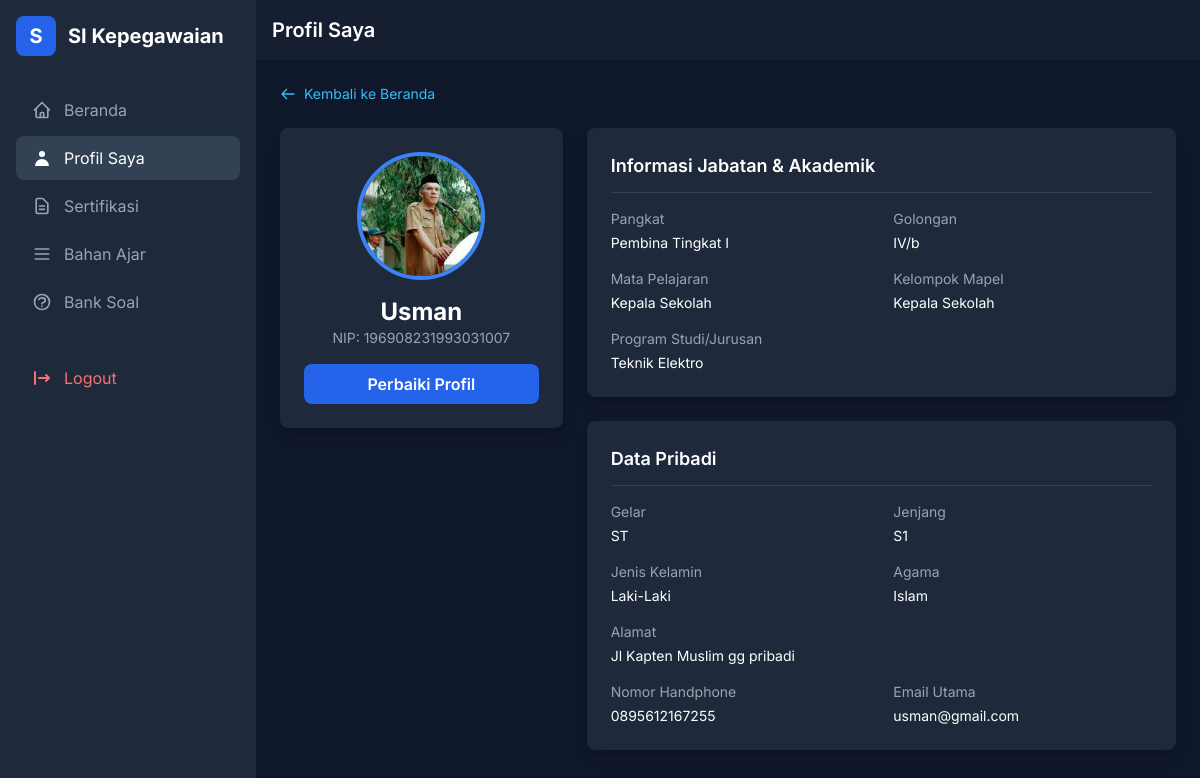
Page /guru/profileGuru.php (signed in) on the committed database.
### tables this page shows
CREATE TABLE `guru` (
  `id` int(11) NOT NULL,
  `name` varchar(100) NOT NULL,
  `gelar` varchar(100) DEFAULT NULL,
  `mata_pelajaran` varchar(100) DEFAULT NULL,
  `kelompok_mata_pelajaran` varchar(100) DEFAULT NULL,
  `jurusan` varchar(255) DEFAULT NULL,
  `jenis_kelamin` enum('Laki-Laki','Perempuan','Lainnya') DEFAULT NULL,
  `agama` varchar(50) DEFAULT NULL,
  `jenjang` varchar(50) DEFAULT NULL,
  `pangkat` varchar(50) DEFAULT NULL,
  `golongan` varchar(10) DEFAULT NULL,
  `nip` varchar(18) DEFAULT NULL,
  `email` varchar(100) NOT NULL,
  `email_pemulihan` varchar(100) DEFAULT NULL,
  `photo` varchar(255) DEFAULT NULL,
  `created_at` timestamp NOT NULL DEFAULT current_timestamp(),
  `updated_at` timestamp NOT NULL DEFAULT current_timestamp() ON UPDATE current_timestamp(),
  `password` varchar(255) NOT NULL,
  `alamat` text DEFAULT NULL,
  `no_hp` varchar(15) DEFAULT NULL
);

CREATE TABLE `guru_mapel` (
  `id` int(11) NOT NULL,
  `nama_mapel` varchar(255) NOT NULL
);

### guru/profileGuru.php (the view, shortened to what this page needs)
<?php
require '../db_connection.php';
$pageTitle = 'Profil Saya';
$userId = $_SESSION['user']['id'];
$stmt = $conn->prepare("
    SELECT g.*, gm.nama_mapel
    FROM guru g
    LEFT JOIN guru_mapel gm ON g.mata_pelajaran = gm.id
    WHERE g.id = ?
");
$stmt->bind_param("i", $userId);
$stmt->execute();
$result = $stmt->get_result();
$guru = $result->fetch_assoc();
$photo_db_path = $guru['photo'] ?? '';
$photo_url = 'uploads/default.jpg';
if (!empty($photo_db_path)) {
    if (file_exists($photo_db_path)) {
        $photo_url = htmlspecialchars($photo_db_path);
    } elseif (file_exists('../' . $photo_db_path)) {
        $photo_url = '../' . htmlspecialchars($photo_db_path);
    }
}
$nama = htmlspecialchars($guru['name'] ?? "Belum Diisi");
$gelar = htmlspecialchars($guru['gelar'] ?? "-");
$mata_pelajaran = htmlspecialchars($guru['nama_mapel'] ?? $guru['mata_pelajaran'] ?? "-");
$kelompok_mapel = htmlspecialchars($guru['kelompok_mata_pelajaran'] ?? "-");
$jurusan = htmlspecialchars($guru['jurusan'] ?? "-");
$jenis_kelamin = htmlspecialchars($guru['jenis_kelamin'] ?? "-");
$agama = htmlspecialchars($guru['agama'] ?? "-");
$jenjang = htmlspecialchars($guru['jenjang'] ?? "-");
$pangkat = htmlspecialchars($guru['pangkat'] ?? "-");
$golongan = htmlspecialchars($guru['golongan'] ?? "-");
$nip = htmlspecialchars($guru['nip'] ?? "-");
$email_utama = htmlspecialchars($guru['email'] ?? "-");
$alamat = htmlspecialchars($guru['alamat'] ?? "-");
$no_hp = htmlspecialchars($guru['no_hp'] ?? "-");
require_once 'layout/header.php';
require_once 'layout/sidebar.php';
?>
<div class="flex-1 flex flex-col">
    <header class="bg-slate-800/50 backdrop-blur-lg shadow-sm p-4 flex items-center justify-between sticky top-0 z-20">
        <h1 class="text-xl font-semibold text-white"><?php echo $pageTitle; ?></h1>
    </header>
    <main class="p-6 flex-grow">
        <div class="mb-6">
            <a href="index.php" class="flex items-center gap-2 text-sm text-sky-400 hover:text-sky-300">
                <svg class="h-4 w-4" fill="none" viewBox="0 0 24 24" stroke="currentColor"><path stroke-linecap="round" stroke-linejoin="round" stroke-width="2" d="M10 19l-7-7m0 0l7-7m-7 7h18" /></svg>
                Kembali ke Beranda
            </a>
        </div>
        <div class="grid grid-cols-1 lg:grid-cols-3 gap-6">
            <div class="lg:col-span-1 space-y-6">
                <div class="bg-slate-800 p-6 rounded-lg shadow-lg text-center">
                    <img src="<?php echo $photo_url; ?>" alt="Foto Profil" class="w-32 h-32 rounded-full object-cover mx-auto mb-4 border-4 border-blue-500">
                    <h2 class="text-2xl font-bold text-white"><?php echo $nama; ?></h2>
                    <p class="text-sm text-gray-400">NIP: <?php echo $nip; ?></p>
                    <a href="editProfile.php" class="mt-4 inline-block w-full bg-blue-600 text-white font-semibold px-4 py-2 rounded-lg hover:bg-blue-700 transition-colors">
                        Perbaiki Profil
                    </a>
                </div>
            </div>
            <div class="lg:col-span-2 space-y-6">
                <div class="bg-slate-800 p-6 rounded-lg shadow-lg">
                    <h3 class="text-lg font-semibold text-white border-b border-slate-700 pb-3 mb-4">Informasi Jabatan & Akademik</h3>
                    <dl class="grid grid-cols-1 sm:grid-cols-2 gap-x-6 gap-y-4 text-sm">
                        <div class="sm:col-span-1"><dt class="text-gray-400">Pangkat</dt><dd class="text-white mt-1"><?php echo $pangkat; ?></dd></div>
                        <div class="sm:col-span-1"><dt class="text-gray-400">Golongan</dt><dd class="text-white mt-1"><?php echo $golongan; ?></dd></div>
                        <div class="sm:col-span-1"><dt class="text-gray-400">Mata Pelajaran</dt><dd class="text-white mt-1"><?php echo $mata_pelajaran; ?></dd></div>
                        <div class="sm:col-span-1"><dt class="text-gray-400">Kelompok Mapel</dt><dd class="text-white mt-1"><?php echo $kelompok_mapel; ?></dd></div>
                        <div class="sm:col-span-2"><dt class="text-gray-400">Program Studi/Jurusan</dt><dd class="text-white mt-1"><?php echo $jurusan; ?></dd></div>
                    </dl>
                </div>
                <div class="bg-slate-800 p-6 rounded-lg shadow-lg">
                    <h3 class="text-lg font-semibold text-white border-b border-slate-700 pb-3 mb-4">Data Pribadi</h3>
                    <dl class="grid grid-cols-1 sm:grid-cols-2 gap-x-6 gap-y-4 text-sm">
                        <div class="sm:col-span-1"><dt class="text-gray-400">Gelar</dt><dd class="text-white mt-1"><?php echo $gelar; ?></dd></div>
                        <div class="sm:col-span-1"><dt class="text-gray-400">Jenjang</dt><dd class="text-white mt-1"><?php echo $jenjang; ?></dd></div>
                        <div class="sm:col-span-1"><dt class="text-gray-400">Jenis Kelamin</dt><dd class="text-white mt-1"><?php echo $jenis_kelamin; ?></dd></div>
                        <div class="sm:col-span-1"><dt class="text-gray-400">Agama</dt><dd class="text-white mt-1"><?php echo $agama; ?></dd></div>
                        <div class="sm:col-span-2"><dt class="text-gray-400">Alamat</dt><dd class="text-white mt-1"><?php echo $alamat; ?></dd></div>
                        <div class="sm:col-span-1"><dt class="text-gray-400">Nomor Handphone</dt><dd class="text-white mt-1"><?php echo $no_hp; ?></dd></div>
                        <div class="sm:col-span-1"><dt class="text-gray-400">Email Utama</dt><dd class="text-white mt-1"><?php echo $email_utama; ?></dd></div>
                    </dl>
                </div>
            </div>
        </div>
    </main>
</div>
<?php
require_once 'layout/footer.php';
?>

### guru/layout/header.php (shortened to what this page needs)
<!DOCTYPE html>
<html lang="id">
<head>
    <script src="https://cdn.tailwindcss.com"></script>
</head>
<body class="bg-slate-900 text-gray-300">
<div class="relative min-h-screen md:flex">

### guru/layout/sidebar.php (shortened to what this page needs)
<aside id="sidebar" class="bg-slate-800 w-64 min-h-screen p-4 flex-col fixed md:relative -translate-x-full md:translate-x-0 transition-transform duration-300 z-30">
    <div class="flex items-center justify-between mb-8">
        <div class="flex items-center gap-3">
            <div class="w-10 h-10 bg-blue-600 rounded-lg flex items-center justify-center text-white font-bold text-xl">S</div>
            <span class="text-xl font-bold text-white">SI Kepegawaian</span>
        </div>
    </div>
    <nav>
        <ul>
            <?php
            $menuItems = [
                'index.php' => ['icon' => '<svg class="h-5 w-5" fill="none" viewBox="0 0 24 24" stroke="currentColor"><path stroke-linecap="round" stroke-linejoin="round" stroke-width="2" d="M3 12l2-2m0 0l7-7 7 7M5 10v10a1 1 0 001 1h3m10-11l2 2m-2-2v10a1 1 0 01-1 1h-3m-6 0a1 1 0 001-1v-4a1 1 0 011-1h2a1 1 0 011 1v4a1 1 0 001 1m-6 0h6" /></svg>', 'label' => 'Beranda'],
                'profileGuru.php' => ['icon' => '<svg class="h-5 w-5" viewBox="0 0 20 20" fill="currentColor"><path fill-rule="evenodd" d="M10 9a3 3 0 100-6 3 3 0 000 6zm-7 9a7 7 0 1114 0H3z" clip-rule="evenodd" /></svg>', 'label' => 'Profil Saya'],
                'sertifikasi.php' => ['icon' => '<svg class="h-5 w-5" fill="none" viewBox="0 0 24 24" stroke="currentColor"><path stroke-linecap="round" stroke-linejoin="round" stroke-width="2" d="M9 12h6m-6 4h6m2 5H7a2 2 0 01-2-2V5a2 2 0 012-2h5.586a1 1 0 01.707.293l5.414 5.414a1 1 0 01.293.707V19a2 2 0 01-2 2z" /></svg>', 'label' => 'Sertifikasi'],
                'bahan_ajar.php' => ['icon' => '<svg class="h-5 w-5" fill="none" viewBox="0 0 24 24" stroke="currentColor"><path stroke-linecap="round" stroke-linejoin="round" stroke-width="2" d="M4 6h16M4 12h16M4 18h16" /></svg>', 'label' => 'Bahan Ajar'],
                'bank_soal.php' => ['icon' => '<svg class="h-5 w-5" fill="none" viewBox="0 0 24 24" stroke="currentColor"><path stroke-linecap="round" stroke-linejoin="round" stroke-width="2" d="M8.228 9c.549-1.165 2.03-2 3.772-2 2.21 0 4 1.343 4 3 0 1.4-1.278 2.575-3.006 2.907-.542.104-.994.54-.994 1.093m0 3h.01M21 12a9 9 0 11-18 0 9 9 0 0118 0z" /></svg>', 'label' => 'Bank Soal'],
            ];
            $currentPage = basename($_SERVER['PHP_SELF']);
            ?>
            <?php foreach ($menuItems as $url => $item): ?>
                <li>
                    <a href="<?php echo $url; ?>" class="flex items-center gap-3 px-4 py-2.5 my-1 rounded-lg transition-colors
                        <?php echo ($currentPage == $url)
                            ? 'bg-slate-700 text-white'
                            : 'text-gray-400 hover:bg-slate-700 hover:text-white'; ?>">
                        <?php echo $item['icon']; ?>
                        <span><?php echo $item['label']; ?></span>
                    </a>
                </li>
            <?php endforeach; ?>
            <li class="mt-8">
                <a href="logout.php" class="flex items-center gap-3 px-4 py-2.5 text-red-400 hover:bg-red-500/20 hover:text-red-300 rounded-lg transition-colors">
                    <svg class="h-5 w-5" viewBox="0 0 20 20" fill="currentColor"><path fill-rule="evenodd" d="M3 3a1 1 0 00-1 1v12a1 1 0 102 0V4a1 1 0 00-1-1zm10.293 9.293a1 1 0 001.414 1.414l3-3a1 1 0 000-1.414l-3-3a1 1 0 10-1.414 1.414L14.586 9H7a1 1 0 100 2h7.586l-1.293 1.293z" clip-rule="evenodd" /></svg>
                    <span>Logout</span>
                </a>
            </li>
        </ul>
    </nav>
</aside>

### guru/layout/footer.php (shortened to what this page needs)
</div>
</body>
</html>

### guru/layout/header.php (style rules this page uses)
body { font-family: 'Inter', sans-serif; }

### rows in the picture
guru: photo (picture), name "Usman", nip "196908231993031007", pangkat "Pembina Tingkat I", golongan "IV/b", guru_mapel.nama_mapel "Kepala Sekolah", kelompok_mata_pelajaran "Kepala Sekolah", jurusan "Teknik Elektro", gelar "ST", jenjang "S1", jenis_kelamin "Laki-Laki", agama "Islam", alamat "Jl Kapten Muslim gg pribadi", no_hp "0895612167255", email "usman@gmail.com"

### other values in the picture
$item['label'] "Beranda"
$item['label'] "Profil Saya"
$item['label'] "Sertifikasi"
$item['label'] "Bahan Ajar"
$item['label'] "Bank Soal"
$pageTitle "Profil Saya"
